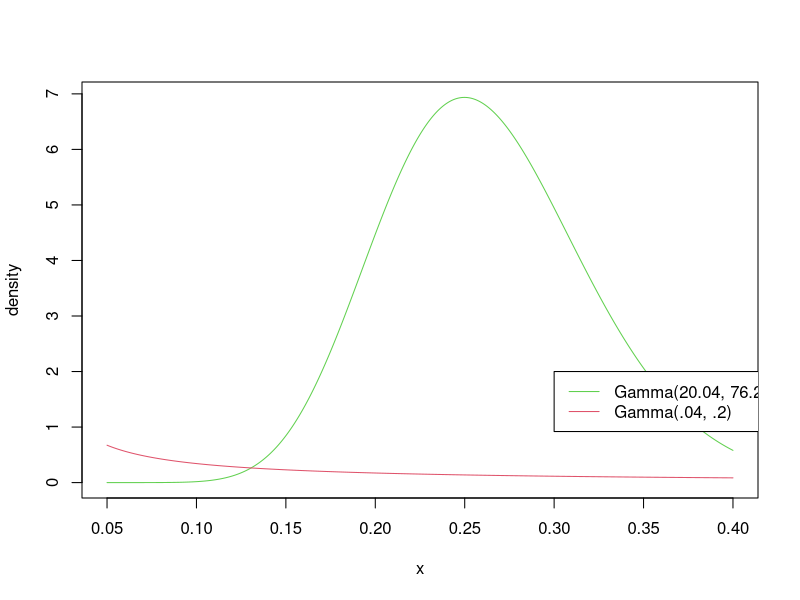

This chart was generated by the following R code:
#1
#b)
pnorm(3, 2.444, .633, lower.tail = FALSE)

#c)
library(bayestestR)
posterior <- rnorm(32, mean = 2.444, sd = .633)
hdi(posterior, ci=.95)

#2
#b
x <- seq(0.05,.4,0.0001)
plot(x, dgamma(x, 20.04, 76.2), ylab='density', type ="l", col=3)
#plot(x, dgamma(x, 0.04, 0.2), ylab="density", type ="l", col=3)
#lines(x, dgamma(x, 20.04, 76.2), type ="l", col=2)
lines(x, dgamma(x, 0.04, 0.2), ylab="density", type ="l", col=2)
legend(0.3, 2, c("Gamma(20.04, 76.2)","Gamma(.04, .2)"), lty=c(1,1,1), col=c(3,2,1))

#c
pgamma(.3, 20.04, 76.2)

#d
library(bayestestR)
posterior <- rgamma(20, 20.04, 76.2)
ci(posterior, method = "ETI", ci=.99)
